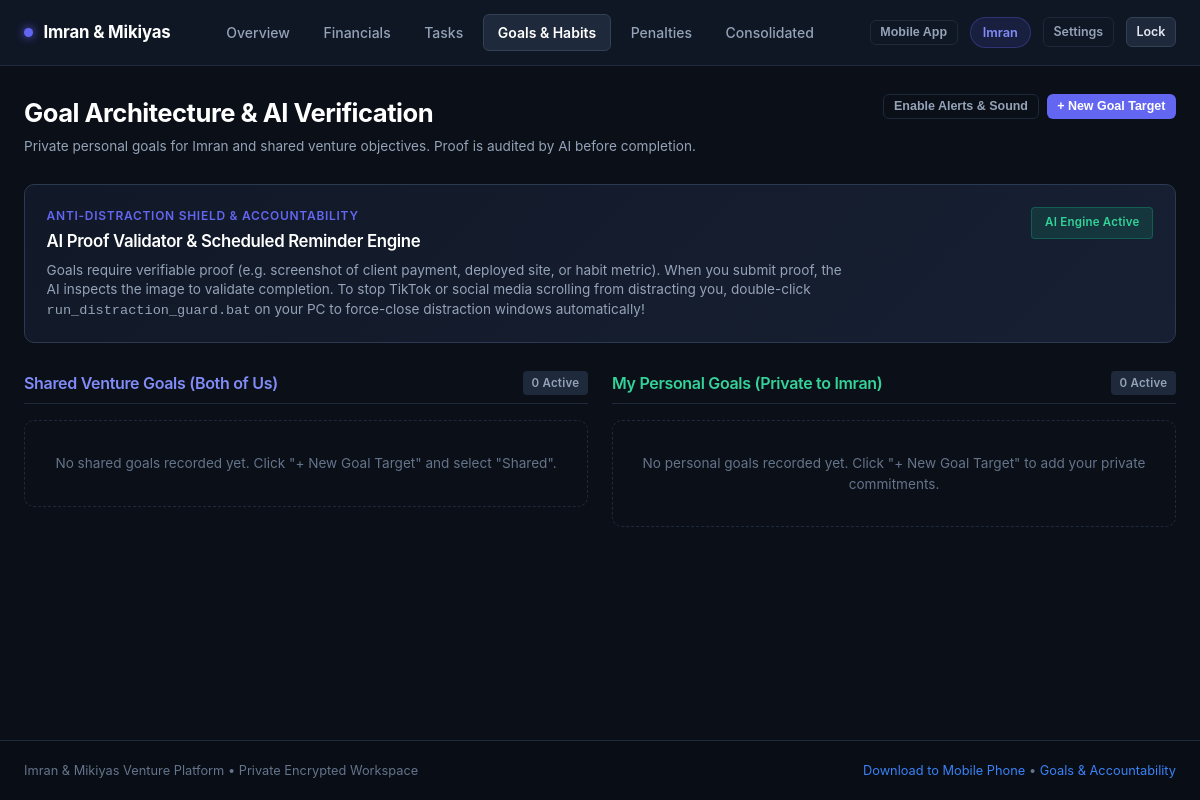
The page /goals (signed in) on the database as committed earlier.
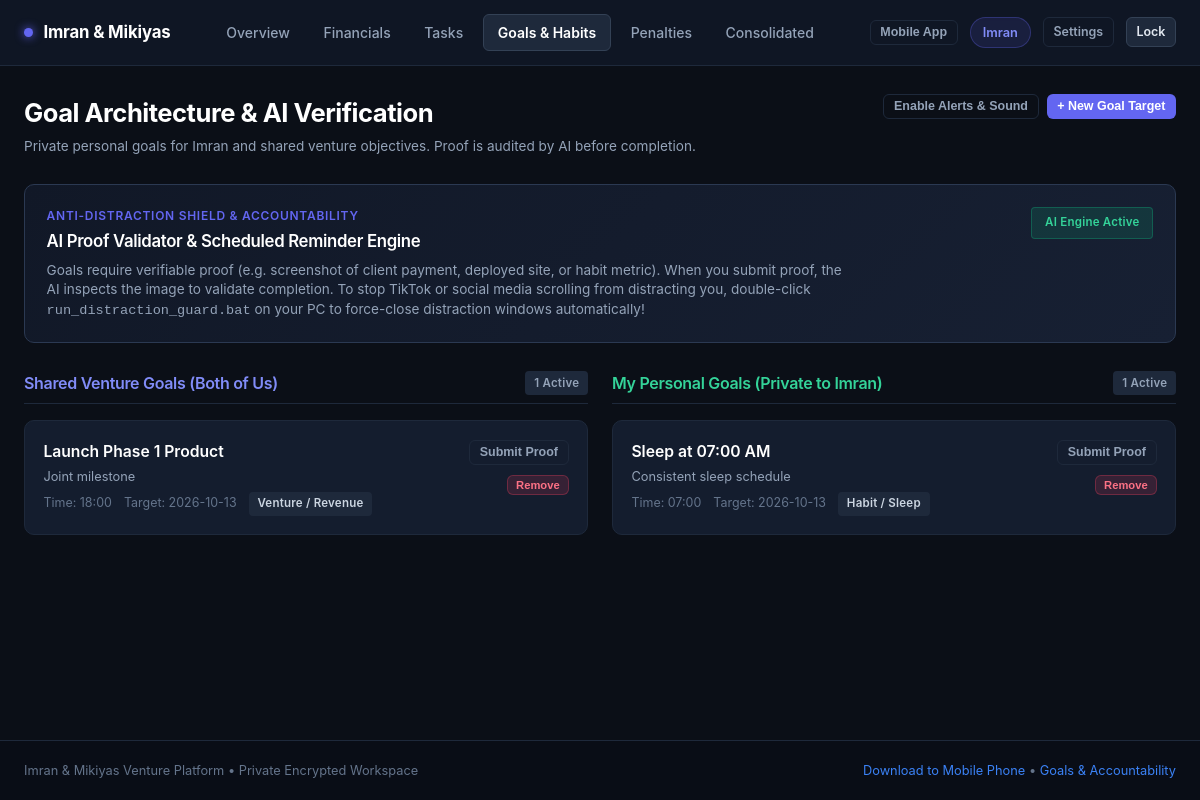
The same page on the database as committed later.
### tables this page shows
CREATE TABLE users (
        id TEXT PRIMARY KEY,
        name TEXT NOT NULL,
        pin_hash TEXT NOT NULL,
        default_consequence TEXT NOT NULL DEFAULT '',
        savings_goal_name TEXT NOT NULL DEFAULT 'Capital Growth Fund',
        savings_goal_target REAL NOT NULL DEFAULT 0.0,
        currency TEXT NOT NULL DEFAULT '$'
    );

CREATE TABLE goals (
        id INTEGER PRIMARY KEY AUTOINCREMENT,
        goal_type TEXT NOT NULL CHECK(goal_type IN ('shared', 'imran', 'mikiyas')),
        title TEXT NOT NULL,
        description TEXT,
        target_time TEXT,
        target_date TEXT,
        category TEXT DEFAULT 'General',
        is_completed INTEGER NOT NULL DEFAULT 0,
        proof_image TEXT,
        proof_text TEXT,
        ai_verified INTEGER NOT NULL DEFAULT 0,
        ai_status TEXT NOT NULL DEFAULT 'Unverified',
        ai_feedback TEXT,
        reminder_enabled INTEGER NOT NULL DEFAULT 1,
        created_at TIMESTAMP DEFAULT CURRENT_TIMESTAMP
    );

### app.py (the view)
@app.route("/goals")
def goals_view():
    viewer_id = session.get("logged_in_user", "imran")
    conn = get_db_connection()
    shared_goals, personal_goals = get_private_goals(conn, viewer_id)
    conn.close()
    return render_template(
        "goals.html",
        active_page="goals",
        shared_goals=shared_goals,
        personal_goals=personal_goals,
        viewer_id=viewer_id
    )

### templates/goals.html (shortened to what this page needs)
{% extends "base.html" %}
{% block content %}
<div style="margin-bottom: 1.75rem; display:flex; justify-content:space-between; align-items:flex-start; flex-wrap:wrap; gap:1rem;">
  <div>
    <h1 style="font-size: 1.6rem; font-weight: 700;">Goal Architecture &amp; AI Verification</h1>
    <p style="color: var(--text-muted); font-size: 0.85rem; margin-top: 0.25rem;">
      Private personal goals for {{ current_user.name }} and shared venture objectives. Proof is audited by AI before completion.
    </p>
  </div>
  <div style="display:flex; gap:0.5rem; flex-wrap:wrap;">
    <button id="requestNotificationBtn" class="btn btn-outline btn-sm">
      Enable Alerts &amp; Sound
    </button>
    <button class="btn btn-primary btn-sm" data-open-modal="addGoalModal">
      + New Goal Target
    </button>
  </div>
</div>
<div class="card" style="margin-bottom: 1.75rem; background: linear-gradient(135deg, #111827, #172033); border-color: #2b3952;">
  <div style="display:flex; justify-content:space-between; align-items:flex-start; flex-wrap:wrap; gap:1rem;">
    <div>
      <div style="font-size:0.75rem; font-weight:600; text-transform:uppercase; letter-spacing:0.06em; color:var(--accent-indigo); margin-bottom:0.25rem;">
        Anti-Distraction Shield &amp; Accountability
      </div>
      <h3 style="font-size:1.05rem; font-weight:600; margin-bottom:0.4rem;">
        AI Proof Validator &amp; Scheduled Reminder Engine
      </h3>
      <p style="font-size:0.85rem; color:var(--text-muted); max-width:800px; line-height:1.45;">
        Goals require verifiable proof (e.g. screenshot of client payment, deployed site, or habit metric). When you submit proof, the AI inspects the image to validate completion. To stop TikTok or social media scrolling from distracting you, double-click <code>run_distraction_guard.bat</code> on your PC to force-close distraction windows automatically!
      </p>
    </div>
    <div style="display:flex; gap:0.5rem;">
      <span class="badge" style="background:rgba(16, 185, 129, 0.15); color:#34d399; padding:0.4rem 0.8rem; border:1px solid rgba(16, 185, 129, 0.3);">
        AI Engine Active
      </span>
    </div>
  </div>
</div>
<div class="grid-2">
  <div>
    <div style="display:flex; justify-content:space-between; align-items:center; margin-bottom:1rem; padding-bottom:0.5rem; border-bottom:1px solid var(--border-color);">
      <h3 style="font-size:1rem; font-weight:600; color:#818cf8;">Shared Venture Goals (Both of Us)</h3>
      <span class="badge" style="background:#1e293b; color:#94a3b8;">{{ shared_goals|length }} Active</span>
    </div>
    {% if shared_goals %}
      {% for goal in shared_goals %}
        <div class="goal-card {% if goal.is_completed %}completed{% endif %}"
             data-goal-id="{{ goal.id }}"
             data-goal-time="{{ goal.target_time or '' }}"
             data-goal-date="{{ goal.target_date or '' }}"
             data-goal-title="{{ goal.title|escape }}"
             data-goal-completed="{{ goal.is_completed }}">
          <div style="flex:1;">
            <div class="goal-title">
              {{ goal.title }}
            </div>
            {% if goal.description %}
              <div style="font-size:0.8rem; color:var(--text-muted); margin-top:0.25rem;">{{ goal.description }}</div>
            {% endif %}
            <div class="goal-meta">
              {% if goal.target_time %}<span>Time: {{ goal.target_time }}</span>{% endif %}
              {% if goal.target_date %}<span>Target: {{ goal.target_date }}</span>{% endif %}
              <span class="badge" style="background:#1e293b; color:#cbd5e1;">{{ goal.category }}</span>
            </div>
          </div>
          <div style="display:flex; flex-direction:column; gap:0.4rem; align-items:flex-end;">
            <button type="button" class="btn btn-outline btn-sm" onclick="openGoalProofModal({{ goal.id }}, '{{ goal.title|escape }}')">
              Submit Proof
            </button>
            <form action="{{ url_for('delete_goal', goal_id=goal.id) }}" method="POST">
              <button type="submit" class="btn btn-danger btn-sm delete-confirm-btn" style="font-size:0.7rem; padding:0.2rem 0.5rem;">
                Remove
              </button>
            </form>
          </div>
        </div>
      {% endfor %}
    {% else %}
      <div style="padding:2rem 1rem; border:1px dashed var(--border-color); border-radius:var(--radius-md); text-align:center; color:var(--text-subtle); font-size:0.85rem;">
        No shared goals recorded yet. Click "+ New Goal Target" and select "Shared".
      </div>
    {% endif %}
  </div>
  <div>
    <div style="display:flex; justify-content:space-between; align-items:center; margin-bottom:1rem; padding-bottom:0.5rem; border-bottom:1px solid var(--border-color);">
      <h3 style="font-size:1rem; font-weight:600; color:#34d399;">
        My Personal Goals (Private to {{ current_user.name }})
      </h3>
      <span class="badge" style="background:#1e293b; color:#94a3b8;">{{ personal_goals|length }} Active</span>
    </div>
    {% if personal_goals %}
      {% for goal in personal_goals %}
        <div class="goal-card {% if goal.is_completed %}completed{% endif %}"
             data-goal-id="{{ goal.id }}"
             data-goal-time="{{ goal.target_time or '' }}"
             data-goal-date="{{ goal.target_date or '' }}"
             data-goal-title="{{ goal.title|escape }}"
             data-goal-completed="{{ goal.is_completed }}">
          <div style="flex:1;">
            <div class="goal-title">
              {{ goal.title }}
            </div>
            {% if goal.description %}
              <div style="font-size:0.8rem; color:var(--text-muted); margin-top:0.25rem;">{{ goal.description }}</div>
            {% endif %}
            <div class="goal-meta">
              {% if goal.target_time %}<span>Time: {{ goal.target_time }}</span>{% endif %}
              {% if goal.target_date %}<span>Target: {{ goal.target_date }}</span>{% endif %}
              <span class="badge" style="background:#1e293b; color:#cbd5e1;">{{ goal.category }}</span>
            </div>
          </div>
          <div style="display:flex; flex-direction:column; gap:0.4rem; align-items:flex-end;">
            <button type="button" class="btn btn-outline btn-sm" onclick="openGoalProofModal({{ goal.id }}, '{{ goal.title|escape }}')">
              Submit Proof
            </button>
            <form action="{{ url_for('delete_goal', goal_id=goal.id) }}" method="POST">
              <button type="submit" class="btn btn-danger btn-sm delete-confirm-btn" style="font-size:0.7rem; padding:0.2rem 0.5rem;">
                Remove
              </button>
            </form>
          </div>
        </div>
      {% endfor %}
    {% else %}
      <div style="padding:2rem 1rem; border:1px dashed var(--border-color); border-radius:var(--radius-md); text-align:center; color:var(--text-subtle); font-size:0.85rem;">
        No personal goals recorded yet. Click "+ New Goal Target" to add your private commitments.
      </div>
    {% endif %}
  </div>
</div>
{% endblock %}

### templates/base.html (shortened to what this page needs)
<!DOCTYPE html>
<html lang="en">
<head>
  <link rel="stylesheet" href="{{ url_for('static', filename='css/style.css') }}">
</head>
<body>
  <nav class="navbar">
    <div class="nav-container">
      <a href="{{ url_for('index') }}" class="brand-logo">
        <span class="brand-dot"></span>
        <span>Imran &amp; Mikiyas</span>
      </a>
      <ul class="nav-links">
        <li>
          <a href="{{ url_for('index') }}" class="nav-link {% if active_page == 'home' %}active{% endif %}">
            Overview
          </a>
        </li>
        <li>
          <a href="{{ url_for('money_view', partner_id=current_user.id if current_user else 'imran') }}" class="nav-link {% if active_page == 'money' %}active{% endif %}">
            Financials
          </a>
        </li>
        <li>
          <a href="{{ url_for('tasks_default') }}" class="nav-link {% if active_page == 'tasks' %}active{% endif %}">
            Tasks
          </a>
        </li>
        <li>
          <a href="{{ url_for('goals_view') }}" class="nav-link {% if active_page == 'goals' %}active{% endif %}">
            Goals &amp; Habits
          </a>
        </li>
        <li>
          <a href="{{ url_for('penalties_view') }}" class="nav-link {% if active_page == 'penalties' %}active{% endif %}">
            Penalties
          </a>
        </li>
        <li>
          <a href="{{ url_for('combined_view') }}" class="nav-link {% if active_page == 'combined' %}active{% endif %}">
            Consolidated
          </a>
        </li>
      </ul>
      <div class="nav-auth">
        <button class="btn btn-outline btn-sm" data-open-modal="mobileInstallModal">
          Mobile App
        </button>
        {% if current_user %}
          {% if current_user.id == 'imran' %}
            <span class="user-badge">Imran</span>
          {% else %}
            <span class="user-badge mikiyas">Mikiyas</span>
          {% endif %}
          <a href="{{ url_for('settings_view') }}" class="btn btn-outline btn-sm">Settings</a>
          <a href="{{ url_for('logout') }}" class="btn btn-secondary btn-sm">Lock</a>
        {% endif %}
      </div>
    </div>
  </nav>
  <main class="main-content">
    {% block content %}{% endblock %}
  </main>
  <footer class="footer">
    <div style="max-width: 1280px; margin: 0 auto; padding: 0 1.5rem; display:flex; justify-content:space-between; align-items:center; flex-wrap:wrap; gap:0.5rem;">
      <div>
        Imran &amp; Mikiyas Venture Platform &bull; Private Encrypted Workspace
      </div>
      <div>
        <a href="javascript:void(0)" data-open-modal="mobileInstallModal">Download to Mobile Phone</a> &bull;
        <a href="{{ url_for('goals_view') }}">Goals &amp; Accountability</a>
      </div>
    </div>
  </footer>
</body>
</html>

Rows that differ between the two databases and show on the page:
added goals: title "Launch Phase 1 Product", description "Joint milestone", target_time "18:00", target_date "2026-10-13", category "Venture / Revenue", shown under "Shared Venture Goals (Both of Us)"
added goals: title "Sleep at 07:00 AM", description "Consistent sleep schedule", target_time "07:00", target_date "2026-10-13", category "Habit / Sleep", shown under "My Personal Goals (Private to Imran)"
Other text that changed with them:
{{ shared_goals|length }}: "0" → "1"
{{ personal_goals|length }}: "0" → "1"
text no longer shown: "No shared goals recorded yet. Click \"+ New Goal Target\" and select \"Shared\". No personal goals recorded yet. Click \"+ New Goal Target\" to add your private commitments."
